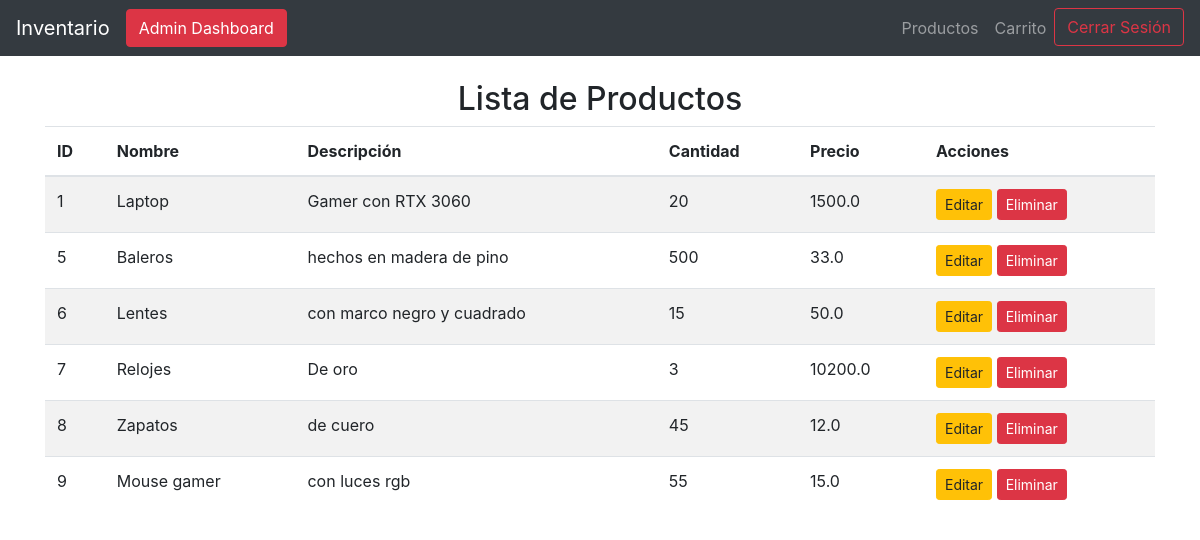
Before: /listar (signed in) with the older database file.
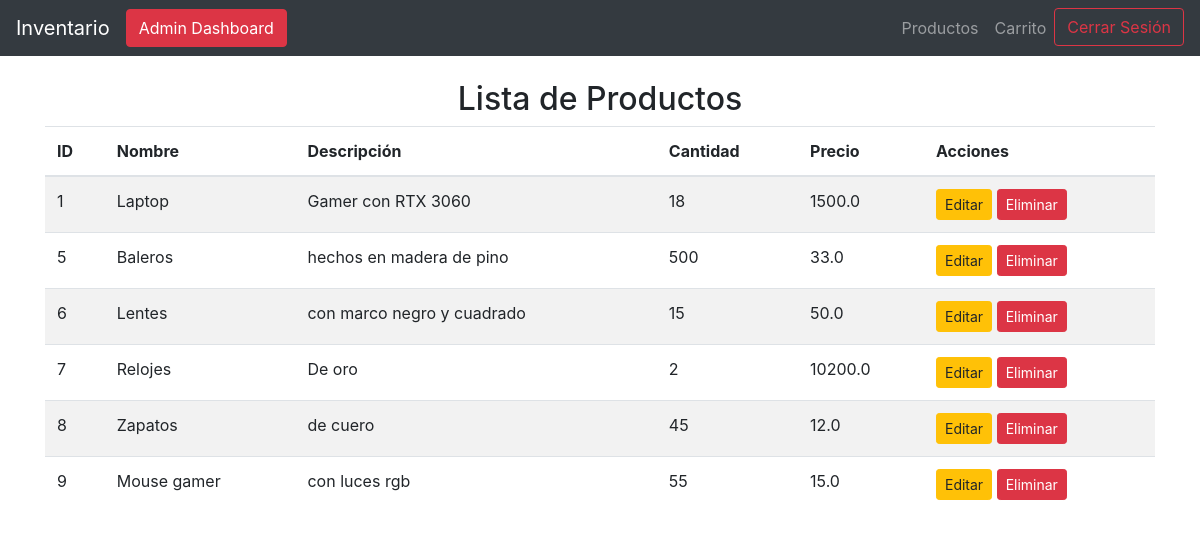
After: the same page with the newer database file.
### tables this page shows
CREATE TABLE productos (
            id INTEGER PRIMARY KEY AUTOINCREMENT,
            nombre TEXT UNIQUE NOT NULL,
            descripcion TEXT,
            cantidad INTEGER NOT NULL CHECK (cantidad >= 0),
            precio REAL NOT NULL CHECK (precio >= 0)
        );

### app.py (the view)
@app.route('/listar')
@login_required
def listar():
    productos = listar_productos()
    return render_template('listar_productos.html', productos=productos)

### app.py (called while the page is built)
@login_manager.user_loader
def load_user(user_id):
    conn, cursor = connect_db()
    cursor.execute("SELECT usuario_id, nombre, email, rol FROM usuarios WHERE usuario_id = ?", (user_id,))
    usuario = cursor.fetchone()
    return Usuario(id=usuario[0], nombre=usuario[1], email=usuario[2], rol=usuario[3]) if usuario else None

### database.py (called while the page is built)
def connect_db():
    conn = sqlite3.connect(DB_NAME)
    cursor = conn.cursor()
    return conn, cursor

def listar_productos():
    conn, cursor = connect_db()
    cursor.execute("SELECT * FROM productos")
    productos = cursor.fetchall()
    conn.close()
    if productos:
        return productos
    else:
        print("No hay productos en el inventario.")

### templates/listar_productos.html
{% extends 'base.html' %}
{% block content %}
    <h2 class="text-center">Lista de Productos</h2>
    {% if productos %}
        <table class="table table-striped">
            <thead>
                <tr>
                    <th>ID</th>
                    <th>Nombre</th>
                    <th>Descripción</th>
                    <th>Cantidad</th>
                    <th>Precio</th>
                    <th>Acciones</th>
                </tr>
            </thead>
            <tbody>
                {% for producto in productos %}
                    <tr>
                        <td>{{ producto[0] }}</td>
                        <td>{{ producto[1] }}</td>
                        <td>{{ producto[2] }}</td>
                        <td>{{ producto[3] }}</td>
                        <td>{{ producto[4] }}</td>
                        <td>
                            <a href="/actualizar/{{ producto[0] }}" class="btn btn-warning btn-sm">Editar</a>
                            <a href="/confirmar_eliminar/{{ producto[0] }}" class="btn btn-danger btn-sm">Eliminar</a>
                        </td>
                    </tr>
                {% endfor %}
            </tbody>
        </table>
    {% else %}
        <p>No hay productos registrados.</p>
    {% endif %}
{% endblock %}

Changed rows visible on the page:
changed productos "Laptop": cantidad "20" → "18"
changed productos "Relojes": cantidad "3" → "2"
